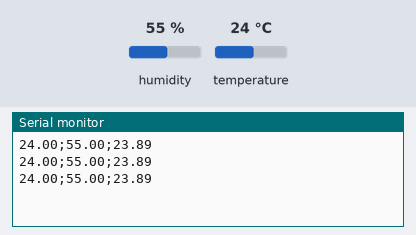
The sketch below on a simulated Arduino Uno, built with avr-gcc and run on an emulated ATmega328P. On the bench: the last lines printed to the serial monitor. Inputs (shaded band) come from the test bench; at power-on: humidity 55 %, temperature 24 °C.

Above: at 2.8 s.
2.9 s: humidity set to 22 %
At 5.5 s:
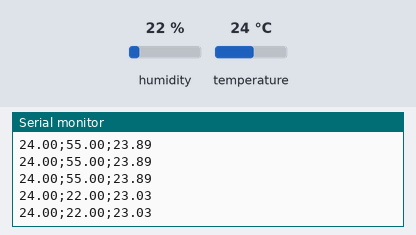
5.6 s: temperature set to 12 °C
At 6.9 s:
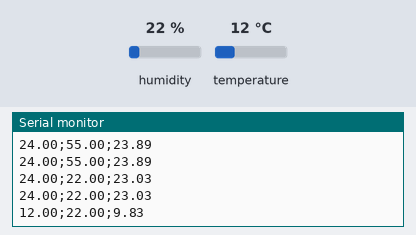
8.3 s: humidity set to 40 %
At 10.0 s:
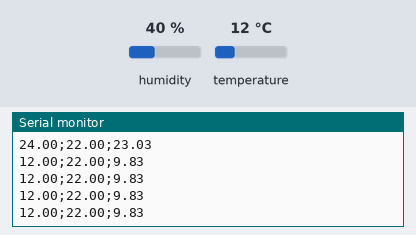
Timing chart, 0 to 11.5 s (numbered marks = the images above; inputs shaded):
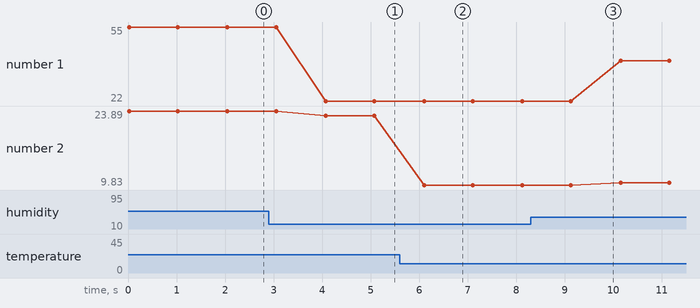

Measured:
- after the input at 2.9 s, the serial monitor: prints a new line after 1.2 s (image 1)
- after the input at 5.6 s, the serial monitor: prints a new line after 0.50 s (image 2)
- plotted number 1: 55 → 22 after the input at 2.9 s, 22 → 40 after the input at 8.3 s
- plotted number 2: 23.89 → 23.03 after the input at 2.9 s, 23.03 → 9.83 after the input at 5.6 s, 9.83 → 10.3 after the input at 8.3 s

The sketch:

dht11.ino
```cpp
#include <DHT.h>
#include <DHT_U.h>

#define DHTPIN 13
#define DHTTYPE DHT11

//Initialize sensor
DHT dht(DHTPIN, DHTTYPE);

void setup() {
  Serial.begin(9600);
}

void loop() {
  float t = dht.readTemperature();
  float h = dht.readHumidity();

  if (!isnan(t) && !isnan(h)) {
    Serial.print(t);
    Serial.print(";");
    Serial.print(h);
    Serial.print(";");
    float hi = dht.computeHeatIndex(t, h, false);
    Serial.println(hi);
    delay(1000);
  }
}
```
